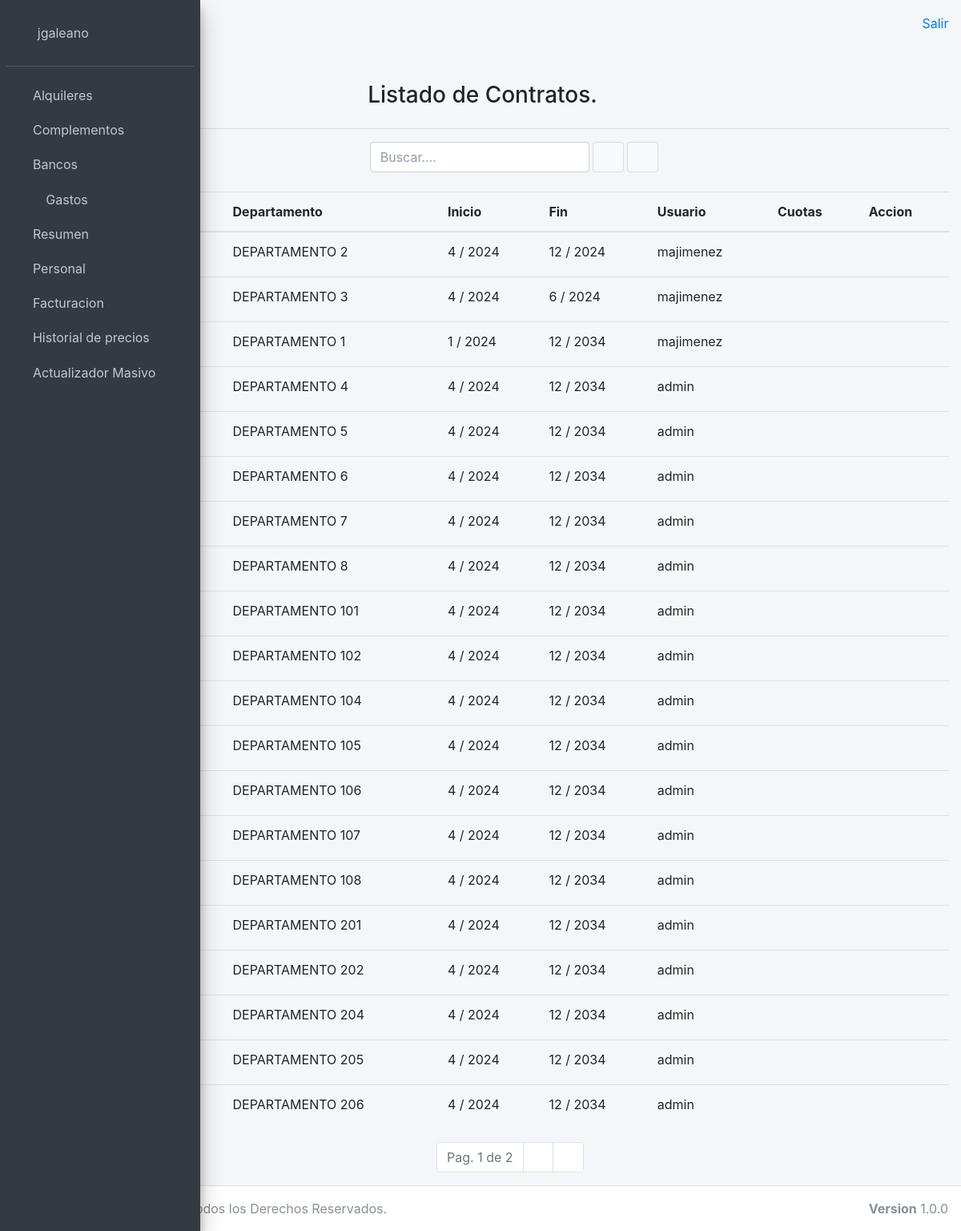
The app's page /alquileres/contrato/listado/ (signed in) with its own data.
### usuariosadm/models.py (models this page shows)
class UserAdm(AbstractUser):
    observacion = models.TextField(max_length=500, blank=True)

### alquileres/models.py (models this page shows, shortened)
class Contrato(models.Model):
    fecha = models.DateField(null=True, blank=True)
    departamento = models.ForeignKey(Departamento, on_delete=models.CASCADE)
    mes_inicio = models.IntegerField(choices=MESES)
    anio_inicio = models.IntegerField(choices=ANIOS)
    mes_fin = models.IntegerField(choices=MESES)
    anio_fin = models.IntegerField(choices=ANIOS)
    finalizado = models.BooleanField(null=True, blank=True, default=False)
    usuario = models.ForeignKey(UserAdm, on_delete=models.CASCADE, null=True, blank=True)

class Departamento(models.Model):
    edificio = models.ForeignKey(
        Edificio,
        on_delete=models.CASCADE,
        null=False,
        blank=False
    )
    descripcion = models.CharField(max_length=250, unique=True)
    inquilinoapellido = models.CharField(max_length=150)
    inquilinonombre = models.CharField(max_length=150)
    inquilinodni = models.IntegerField()
    monto = models.DecimalField(
        max_digits=10,
        decimal_places=2,
        null=True,
        blank=False)
    usuario = models.ForeignKey(UserAdm, on_delete=models.CASCADE)
    class Meta:
        verbose_name_plural = "Detarpamentos"

### alquileres/views.py (the view)
# urls.py: path('contrato/listado/', listadocontrato, name='listadocontrato'),
@login_required(login_url='/login')
def listadocontrato(request):
    if "txtBuscar" in request.GET:
        parametro = request.GET.get('txtBuscar')
        contratos = Contrato.objects.filter(descripcion__contains=parametro)
    else:
        contratos = Contrato.objects.all()
    paginador = Paginator(contratos, 20)
    if "page" in request.GET:
        page = request.GET.get('page')
    else:
        page = 1
    resultados = paginador.get_page(page)
    return render(
        request,
        'alquileres/contrato_list.html',
        {
            'resultados': resultados
        })

### templates/alquileres/contrato_list.html (shortened to what this page needs)
{% extends 'base.html' %}
{% block content %}
    <div class="container">
        <br>
        <div class="row">
            <div class="col-sm-4"></div>
            <div class="col-sm-4">
                <h3> Listado de Contratos. </h3>
            </div>
            <div class="col-sm-4"></div>
        </div>
        <hr>
        <form action="/alquielres/contrato/listado" method="GET">
            <div class="form-inline">
                <div class="col-8">
                    <input class="form-control" id="txtBuscar" name="txtBuscar" placeholder="Buscar....">
                    <button type="submit" class="btn btn-default" title="Buscar!">
                        <i class="fas fa-search"></i>
                    </button>
                    <button type="button" class="btn btn-default" title="Nuevo Contrato!" onclick="location.href='/alquileres/contrato/nuevo'">
                        <i class="fas fa-plus"></i>
                    </button>
                </div>
            </div>
            <br>
            <table class="table table-hover">
                <thead>
                    <tr>
                        <th>Edificio</th>
                        <th>Departamento</th>
                        <th>Inicio</th>
                        <th>Fin</th>
                        <th>Usuario</th>
                        <th>Cuotas</th>
                        <th>Accion</th>
                    </tr>
                </thead>
                <tbody>
                    {% for resultado in resultados %}
                    <tr>
                        <td>{{ resultado.departamento.edificio.descripcion.upper }}  </td>
                        <td>{{ resultado.departamento.descripcion.upper }}  </td>
                        <td>{{ resultado.mes_inicio}} / {{ resultado.anio_inicio}} </td>
                        <td>{{ resultado.mes_fin}} / {{ resultado.anio_fin}} </td>
                        <td>{{ resultado.usuario}}  </td>
                        <td>
                            <button type="button" class="btn btn-link btn-sm" onclick="location.href='/alquileres/cuotacontrato/listado/' + {{ resultado.pk }}">
                                <i class="nav-icon fas fa-dollar-sign"></i>
                            </button>
                        </td>
                        <td>
                            <button type="button" class="btn btn-link btn-sm" onclick="location.href='/alquileres/contrato/edit/' + {{ resultado.pk }}">
                                <i class="fas fa-pencil-alt"></i>
                            </button>
                        </td>
                    </tr>
                    {% endfor %}
                </tbody>
            </table>
            <nav aria-label="Page navigation">
                <ul class="pagination justify-content-center">
                    <li class="page-item disabled">
                        <a class="page-link">
                            Pag. {{ resultados.number }} de {{ resultados.paginator.num_pages }}
                        </a>
                    </li>
                    {% if resultados.has_next %}
                        <li class="page-item">
                            <a class="page-link" href="?page={{ resultados.next_page_number }}">
                                <i class="fas fa-angle-right"></i>
                            </a>
                        </li>
                        <li class="page-item">
                            <a class="page-link" href="?page={{ resultados.paginator.num_pages }}">
                                <i class="fas fa-angle-double-right"></i>
                            </a>
                        </li>
                    {% endif %}
                </ul>
            </nav>
        </form>
    </div>
{% endblock %}

### templates/base.html (shortened to what this page needs)
{% load static %}
<!DOCTYPE html>
<html>
<head>
  <link rel="stylesheet" href="{% static 'plugins/fontawesome-free/css/all.min.css'%}">
  <link rel="stylesheet" href="{% static 'dist/css/ionicons.min.css'%}">
  <link rel="stylesheet" href="{% static 'plugins/sweetalert2-theme-bootstrap-4/bootstrap-4.min.css'%}">
  <link rel="stylesheet" href="{% static 'plugins/icheck-bootstrap/icheck-bootstrap.min.css'%}">
  <link rel="stylesheet" href="{% static 'plugins/jqvmap/jqvmap.min.css'%}">
  <link rel="stylesheet" href="{% static 'dist/css/adminlte.min.css'%}">
  <link rel="stylesheet" href="{% static 'plugins/overlayScrollbars/css/OverlayScrollbars.min.css'%}">
  <link rel="stylesheet" href="{% static 'plugins/daterangepicker/daterangepicker.css'%}">
  <link rel="stylesheet" href="{% static 'plugins/summernote/summernote-bs4.css'%}">
  <link rel="stylesheet" href="{% static 'plugins/select2/css/select2.min.css'%}">
  <link rel="stylesheet" href="{% static 'plugins/fullcalendar/main.min.css' %}">
  <link rel="stylesheet" href="{% static 'plugins/fullcalendar-daygrid/main.min.css' %}">
  <link rel="stylesheet" href="{% static 'plugins/fullcalendar-timegrid/main.min.css' %}">
  <link rel="stylesheet" href="{% static 'plugins/fullcalendar-bootstrap/main.min.css' %}">
  <link rel="stylesheet" href="{% static 'plugins/jquery-ui/jquery-ui.min.css' %}">
  <link rel="stylesheet" href="{% static 'plugins/tempusdominus-bootstrap-4/css/tempusdominus-bootstrap-4.min.css'%}">
</head>
<body class="hold-transition sidebar-mini layout-fixed sidebar-collapse">
<div class="wrapper">
  <aside class="main-sidebar sidebar-dark-primary elevation-4">
    <div class="sidebar">
      <div class="user-panel mt-3 pb-3 mb-3 d-flex">
        <div class="image">
        </div>
        {% if user.is_authenticated %}
          <div class="info">
            <a class="nav-link" href="/user/changepassword" tabindex="-1" aria-disabled="true">{{ user.get_username }}</a>
          </div>
        {% endif %}
      </div>
      <nav class="mt-2">
        <ul class="nav nav-pills nav-sidebar flex-column" data-widget="treeview" role="menu" data-accordion="false">
        <li class="nav-item has-treeview">
          <a href="#" class="nav-link">
            <i class="fas fa-hotel"></i>
            <p>
              Alquileres
              <i class="fas fa-angle-left right"></i>
            </p>
          </a>
        </li>
        <li class="nav-item has-treeview">
          <a href="#" class="nav-link">
            <i class="fas fa-cog"></i>
            <p>
              Complementos
              <i class="fas fa-angle-left right"></i>
            </p>
          </a>
        </li>
        <li class="nav-item has-treeview">
          <a href="/bancos/listado" class="nav-link">
            <i class="fas fa-piggy-bank"></i>
            <p>
              Bancos
            </p>
          </a>
        </li>
          <li class="nav-item has-treeview">
            <a href="#" class="nav-link">
              <i class="nav-icon fas fa-dollar-sign"></i>
              <p>
                Gastos
                <i class="fas fa-angle-left right"></i>
              </p>
            </a>
          </li>
          <li class="nav-item has-treeview">
            <a href="#" class="nav-link">
              <i class="far fa-file-alt"></i>
              <p>
                Resumen
                <i class="fas fa-angle-left right"></i>
              </p>
            </a>
          </li>
          <li class="nav-item has-treeview">
            <a href="#" class="nav-link">
              <i class="fas fa-user-tag"></i>
              <p>
                Personal
                <i class="fas fa-angle-left right"></i>
              </p>
            </a>
          </li>
          <li class="nav-item has-treeview">
            <a href="#" class="nav-link">
              <i class="fas fa-hand-holding-usd"></i>
              <p>
                Facturacion
                <i class="fas fa-angle-left right"></i>
              </p>
            </a>
          </li>
          <li class="nav-item has-treeview">
            <a href="/historial/precios" class="nav-link">
              <i class="fas fa-history"></i>
              <p>
                Historial de precios
              </p>
            </a>
          </li>
          <li class="nav-item has-treeview">
            <a href="/facturas/actualizadormasivo/" class="nav-link">
              <i class="fas fa-grip-vertical"></i>
              <p>
                Actualizador Masivo
              </p>
            </a>
          </li>
        </ul>
      </nav>
    </div>
  </aside>
  <div class="content-wrapper">
    <div class="content-header">
      <div class="container-fluid">
        <div class="row mb-2">
          <div class="col-sm-6">
              <a class="nav-link" data-widget="pushmenu" href="#"></a>
          </div>
          <div class="col-sm-6">
            <ol class="breadcrumb float-sm-right">
              <a class="breadcrumb-item" href="/salir">Salir</a>
            </ol>
          </div>
        </div>
      </div>
    </div>
    <section class="content">
      <div class="container-fluid">
        <div class="row">
          {%block content %}
          {% endblock %}
        </div>
      </div>
    </section>
  </div>
  <footer class="main-footer">
    <strong>Copyright &copy; 2023 </strong>
    Todos los Derechos Reservados.
    <div class="float-right d-none d-sm-inline-block">
      <b>Version</b> 1.0.0
    </div>
  </footer>
</div>
</body>
</html>

### records on screen
UserAdm: get_username "jgaleano"
Contrato: departamento.descripcion "DEPARTAMENTO 2", mes_inicio "4", anio_inicio "2024", mes_fin "12", anio_fin "2024", usuario "majimenez"
Contrato: departamento.descripcion "DEPARTAMENTO 3", mes_inicio "4", anio_inicio "2024", mes_fin "6", anio_fin "2024", usuario "majimenez"
Contrato: departamento.descripcion "DEPARTAMENTO 1", mes_inicio "1", anio_inicio "2024", mes_fin "12", anio_fin "2034", usuario "majimenez"
Contrato: departamento.descripcion "DEPARTAMENTO 4", mes_inicio "4", anio_inicio "2024", mes_fin "12", anio_fin "2034", usuario "admin"
Contrato: departamento.descripcion "DEPARTAMENTO 5", mes_inicio "4", anio_inicio "2024", mes_fin "12", anio_fin "2034", usuario "admin"
Contrato: departamento.descripcion "DEPARTAMENTO 6", mes_inicio "4", anio_inicio "2024", mes_fin "12", anio_fin "2034", usuario "admin"
Contrato: departamento.descripcion "DEPARTAMENTO 7", mes_inicio "4", anio_inicio "2024", mes_fin "12", anio_fin "2034", usuario "admin"
Contrato: departamento.descripcion "DEPARTAMENTO 8", mes_inicio "4", anio_inicio "2024", mes_fin "12", anio_fin "2034", usuario "admin"
Contrato: departamento.descripcion "DEPARTAMENTO 101", mes_inicio "4", anio_inicio "2024", mes_fin "12", anio_fin "2034", usuario "admin"
Contrato: departamento.descripcion "DEPARTAMENTO 102", mes_inicio "4", anio_inicio "2024", mes_fin "12", anio_fin "2034", usuario "admin"
Contrato: departamento.descripcion "DEPARTAMENTO 104", mes_inicio "4", anio_inicio "2024", mes_fin "12", anio_fin "2034", usuario "admin"
Contrato: departamento.descripcion "DEPARTAMENTO 105", mes_inicio "4", anio_inicio "2024", mes_fin "12", anio_fin "2034", usuario "admin"
Contrato: departamento.descripcion "DEPARTAMENTO 106", mes_inicio "4", anio_inicio "2024", mes_fin "12", anio_fin "2034", usuario "admin"
Contrato: departamento.descripcion "DEPARTAMENTO 107", mes_inicio "4", anio_inicio "2024", mes_fin "12", anio_fin "2034", usuario "admin"
Contrato: departamento.descripcion "DEPARTAMENTO 108", mes_inicio "4", anio_inicio "2024", mes_fin "12", anio_fin "2034", usuario "admin"
Contrato: departamento.descripcion "DEPARTAMENTO 201", mes_inicio "4", anio_inicio "2024", mes_fin "12", anio_fin "2034", usuario "admin"
Contrato: departamento.descripcion "DEPARTAMENTO 202", mes_inicio "4", anio_inicio "2024", mes_fin "12", anio_fin "2034", usuario "admin"
Contrato: departamento.descripcion "DEPARTAMENTO 204", mes_inicio "4", anio_inicio "2024", mes_fin "12", anio_fin "2034", usuario "admin"
Contrato: departamento.descripcion "DEPARTAMENTO 205", mes_inicio "4", anio_inicio "2024", mes_fin "12", anio_fin "2034", usuario "admin"
Contrato: departamento.descripcion "DEPARTAMENTO 206", mes_inicio "4", anio_inicio "2024", mes_fin "12", anio_fin "2034", usuario "admin"

### other values on screen
{{ resultados.number }} "1"
{{ resultados.paginator.num_pages }} "2"
